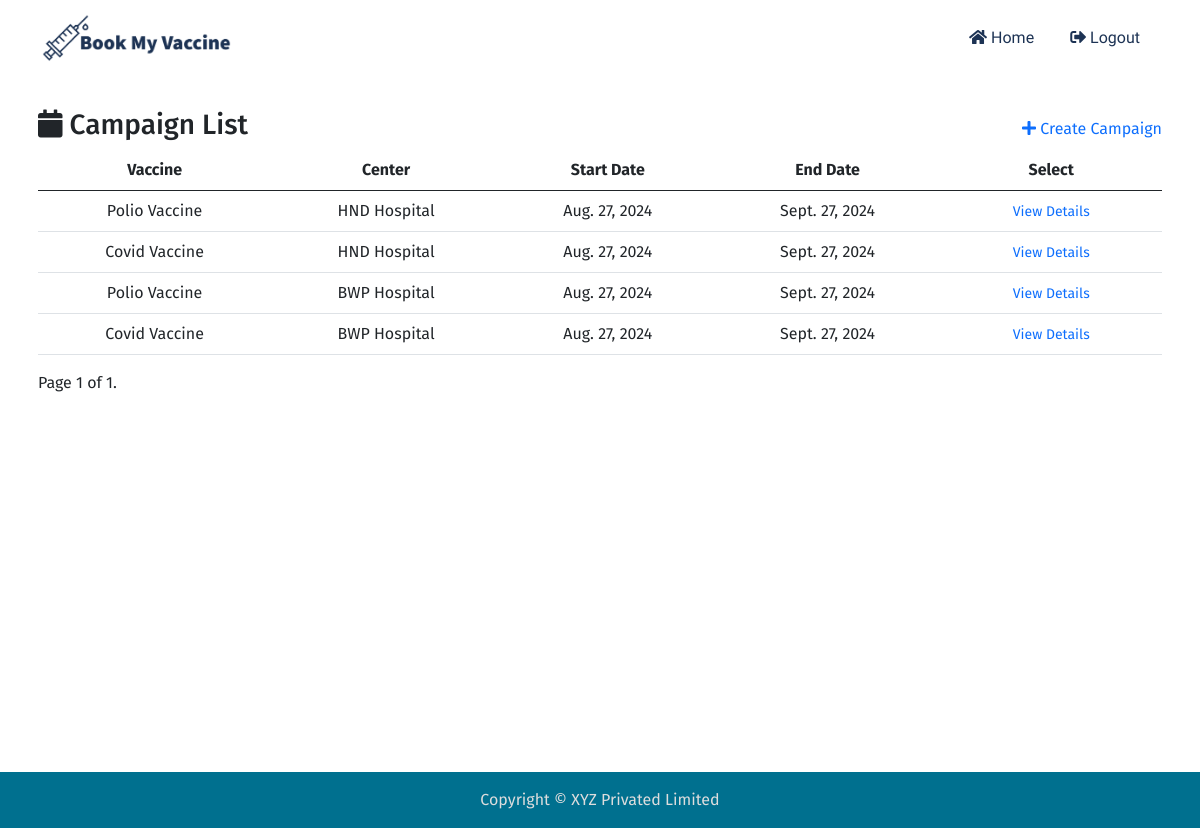
Page /campaign/ (signed in) on the committed database.
### campaign/models.py (models this page shows, shortened)
class Campaign(models.Model):
    center = models.ForeignKey(Center, on_delete=models.CASCADE)
    vaccine = models.ForeignKey(Vaccine, on_delete=models.CASCADE)
    start_date = models.DateField(null=True)
    end_date = models.DateField(null=True)
    agents = models.ManyToManyField(User, blank=True)

### vaccine/models.py (models this page shows)
class Vaccine(models.Model):
    name = models.CharField("Vaccine Name", max_length=32)
    description = models.TextField(max_length=1024)
    numbre_of_doses = models.IntegerField(default=1)
    interval = models.IntegerField(default=0, help_text="please provide interval in days")
    storage_temprature = models.IntegerField(null=True, blank=True, help_text="provide temprature in celcius")
    minimum_age = models.IntegerField(default=0)
    def __str__(self):
        return self.name

### center/models.py (models this page shows, shortened)
class Center(models.Model):
    name = models.CharField("Center_name", max_length=32)
    adress = models.TextField("Address", max_length=500)

### campaign/views.py (the view)
# urls.py: path("", views.Campaign_List_View.as_view(), name="campaign_list"),
class Campaign_List_View(LoginRequiredMixin, generic.ListView):
    model = Campaign
    template_name = "campaign/campaign_list.html"
    paginate_by = 10
    ordering = ["-id"]

### campaign/templates/campaign/campaign_list.html (shortened to what this page needs)
{% extends 'mysite/base.html' %}
{% block content %}
<div class="mt-3">
  <div class="d-flex align-items-center justify-content-between">
        <h3 class="text-center"><i class="fas fa-calendar"></i> Campaign List</h3>
        {% if user.is_superuser %}
        <a href="{% url 'campaign:campaign_create' %}"><i class="fas fa-plus"></i> Create Campaign</a>
        {% endif %}
  </div>
  <table class="table table-responsive table-hover text-center">
    <thead>
      <tr>
          <th scope="col">Vaccine</th>
          <th scope="col">Center</th>
          <th scope="col">Start Date</th>
          <th scope="col">End Date</th>
          <th scope="col">Select</th>
      </tr>
    </thead>
    <tbody>
        {% for campaign in object_list %}
        <tr>
          <td>{{ campaign.vaccine }}</td>
          <td>{{ campaign.center.name }}</td>
          <td>{{ campaign.start_date }}</td>
          <td>{{ campaign.end_date }}</td>
          <td><a href="{% url "campaign:campaign_details" campaign.id %}" class="btn-sm btn-outline-primary">View Details</a></td>
        </tr>
        {% endfor %}
    </tbody>
  </table>
  {% include "components/pagination.html"%}
</div>
{% endblock content %}

### static/css/styles.css (style rules this page uses)
* { box-sizing: border-box; margin: 0; padding: 0; }
:root { --primary-color: #1d3354; --secondary-color: #424b4d; --success-color: #017a39; --info-color: #00708f; --danger-color: #9e2b25; --warning-color: #fbe44b; --bg-light-blue: #00708f; --bg-light: #666; --bg-white: #fff; --primary-font: "Fira Sans", sans-serif; --secondary-font: "Signika Negative", sans-serif; --primary-text: #1d3354; --secondary-text: #9e2b25; --text-white: #fff; --text-black: #222; --text-grey: #666; --text-light: #ddd; }
body { font-family: var(--primary-font); background-color: var(--bg-white); }
a { text-decoration: none; }

### rows in the picture
Campaign: vaccine "Polio Vaccine", center.name "HND Hospital", start_date "Aug. 27, 2024", end_date "Sept. 27, 2024"
Campaign: vaccine "Covid Vaccine", center.name "HND Hospital", start_date "Aug. 27, 2024", end_date "Sept. 27, 2024"
Campaign: vaccine "Polio Vaccine", center.name "BWP Hospital", start_date "Aug. 27, 2024", end_date "Sept. 27, 2024"
Campaign: vaccine "Covid Vaccine", center.name "BWP Hospital", start_date "Aug. 27, 2024", end_date "Sept. 27, 2024"

### other values in the picture
{{ page_obj.number }} "1"
{{ page_obj.paginator.num_pages }} "1"
